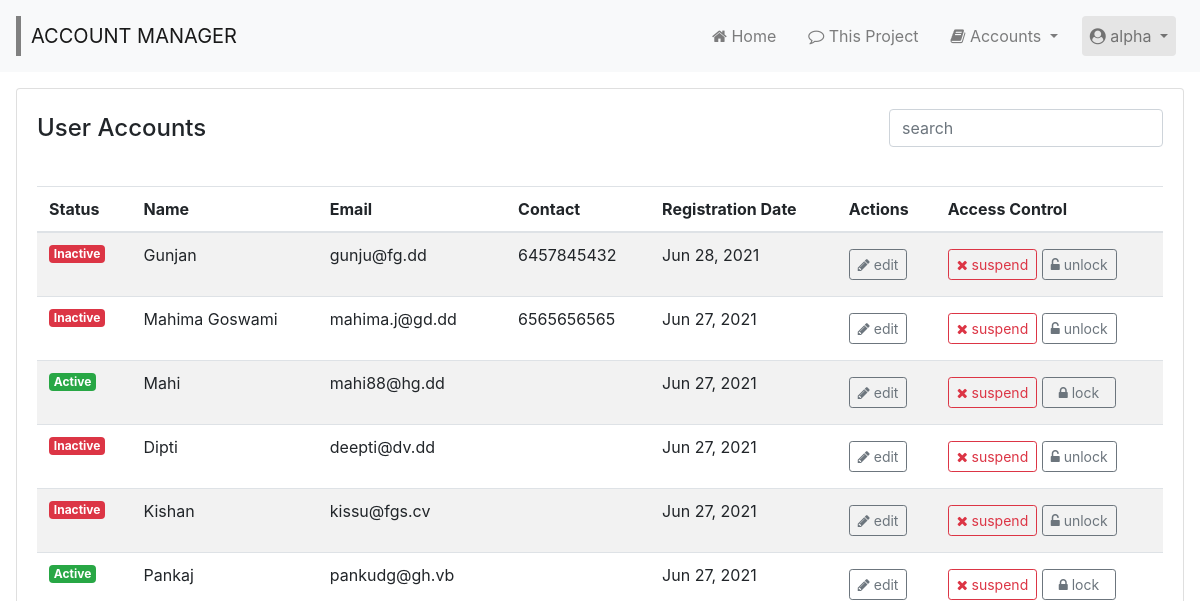
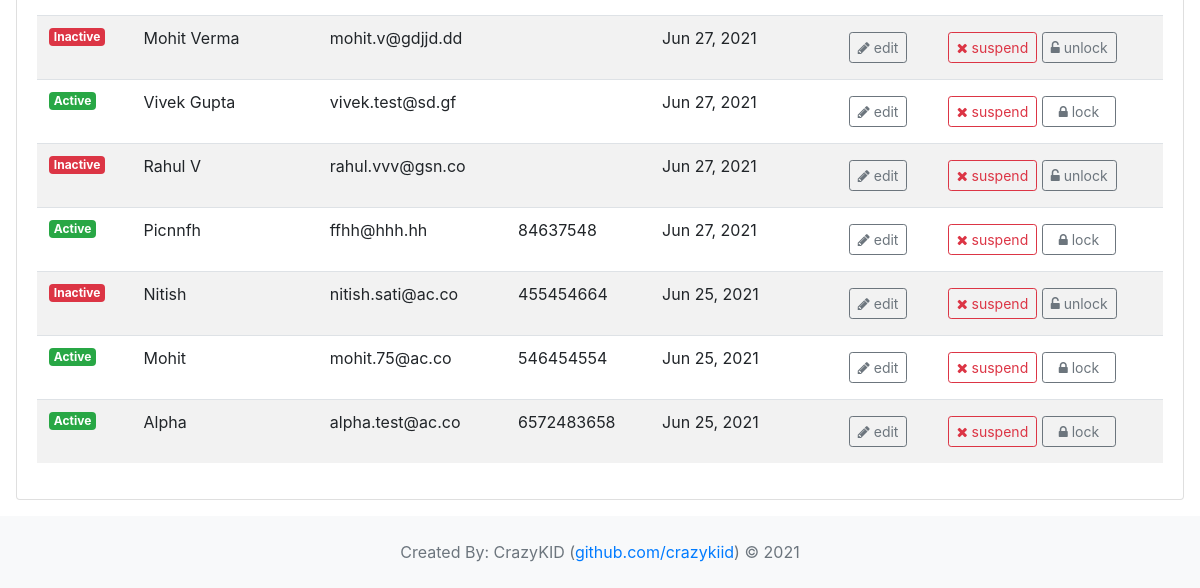
/accounts/all/ (signed in), run on an earlier commit of the app's database (2 pictures, top to bottom).
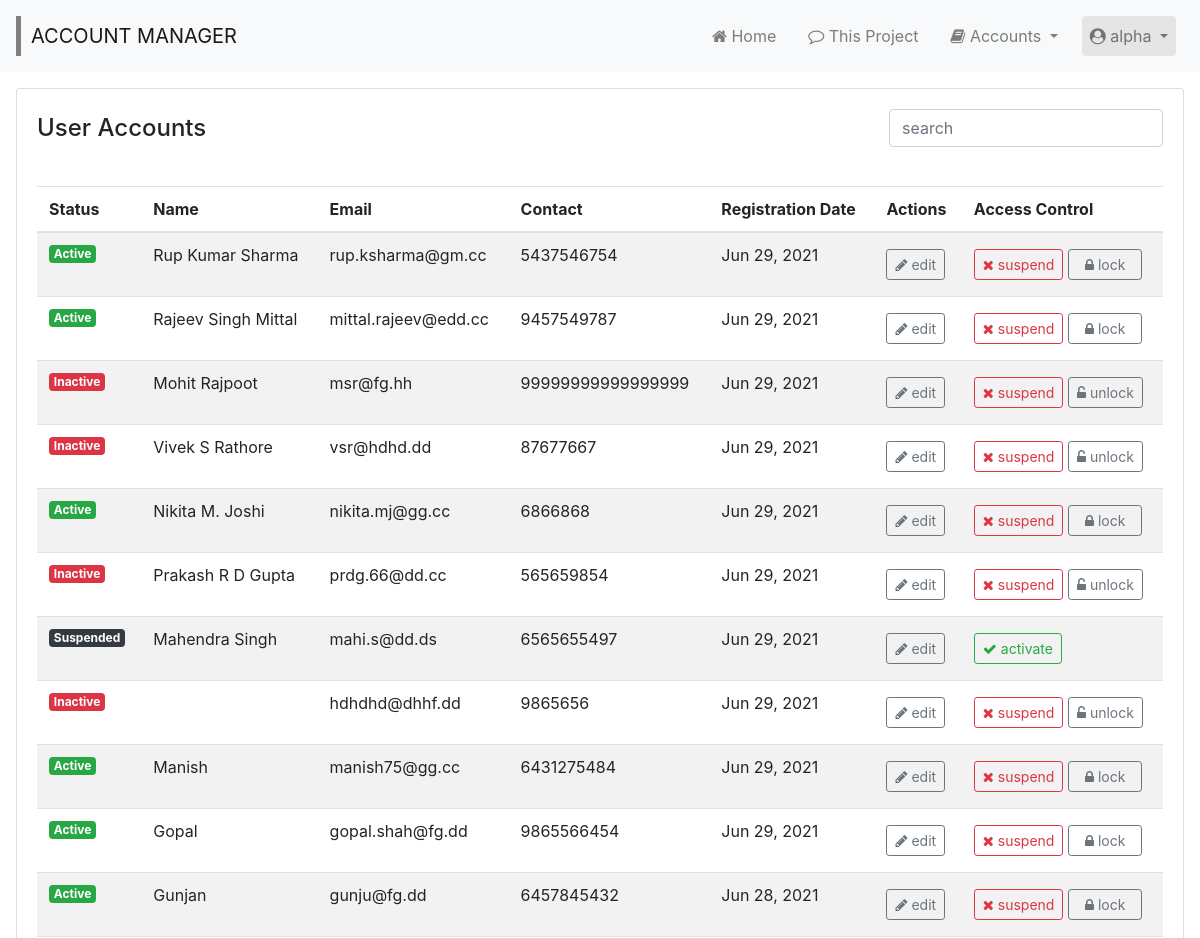
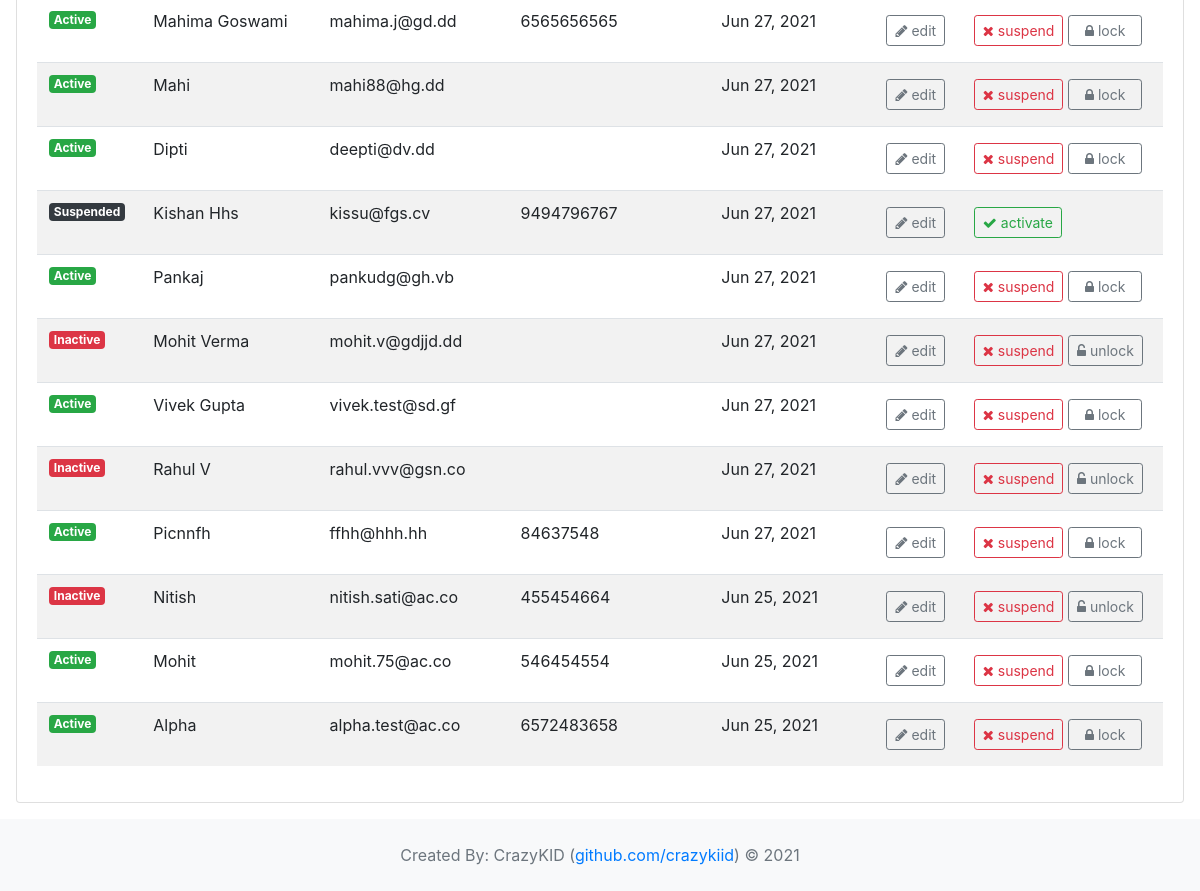
And on a later commit of the database (2 pictures, top to bottom).
### wsite/models.py (models this page shows, shortened)
class UserInfo(models.Model):
  user = models.OneToOneField(User, on_delete=models.CASCADE, primary_key=True)
  middle_name = models.CharField(max_length=64, blank=True)
  contact = models.CharField(max_length=16, blank=True)
  status = models.IntegerField(default=0)

### wsite/views.py (the view)
# urls.py: path('accounts/all/', views.usersAll, name = 'all_users'),
@login_required(login_url='/login/')
def usersAll(request):
  page_title = 'User Accounts'
  users_all = UserInfo.objects.filter(user__is_staff=0).order_by('-user__id')
  return render(request, 'accounts/all.html', { 'page_title' : page_title, 'users' : users_all })

### wsite/templates/accounts/all.html (shortened to what this page needs)
{% extends 'layout/layout.html' %}
{% load custom_tags %}
{% block page %}
{% include 'layout/header.html' %}
<div class="container-fluid p-3" style="min-height:400px">
	<section>
		<div class="card">
			<div class="card-body">
				<div class="d-flex flex-column flex-lg-row justify-content-between">
					<h4 style="padding:5px 0px 35px;">User Accounts</h4>
					<div class="form-group pull-right">
					    <input type="text" class="search form-control" placeholder="search">
					</div>
				</div>
				<div class="table-responsive">
				<table class="table table-striped">
					<thead>
					    <tr>
					      <th scope="col">Status</th>
					    	<th scope="col">Name</th>
					    	<th scope="col">Email</th>
					    	<th scope="col">Contact</th>
					    	<th scope="col">Registration Date</th>
					    	<th scope="col">Actions</th>
					    	<th scope="col">Access Control</th>
					    </tr>
					</thead>
					<tbody class="u-list">
						{% if users.count > 0 %}
						  {% for u in users %}
					    <tr>
					    	<td>
					    	  {% if u.status == 0 %}
					    	  <span class="badge badge-danger">Inactive</span
					    	  {% elif u.status == 1 %}
                  <span class="badge badge-success">Active</span>
                  {% elif u.status == 9 %}
                  <span class="badge badge-dark">Suspended</span>
                  {% else %}
                  <span class="badge badge-secondary">Unknown</span>
                  {% endif %}
					    	</td>
					    	<td>{{ u.user.first_name }} {{ u.middle_name }} {{ u.user.last_name }}</td>
					    	<td>{{ u.user.email }}</td>
					    	<td>{{ u.contact }}</td>
					    	<td>{{ u.user.date_joined|date:'M d, Y' }}</td>
					    	<td>
					    	  <a class="btn btn-outline-secondary btn-sm my-1" href="{% url 'update_user' u.user.id %}" role="button" data-toggle="tooltip" data-placement="bottom" title="Edit Account Details"><i class="fa fa-pencil" aria-hidden="true"></i> edit</a>
					    	</td>
					    	<td>
					    	  {% if u.status == 9 %}
								  <a class="btn btn-outline-success btn-sm my-1" href="{% url 'activate_user' u.user.id %}" role="button" data-toggle="tooltip" data-placement="bottom" title="Activate Account"><i class="fa fa-check" aria-hidden="true"></i> activate</a>
					    		{% elif u.status == 0 %}
					    		<a class="btn btn-outline-danger btn-sm my-1" href="{% url 'suspend_user' u.user.id %}" role="button" data-toggle="tooltip" data-placement="bottom" title="De-activate Account"><i class="fa fa-times" aria-hidden="true"></i> suspend</a>
					    		<a class="btn btn-outline-secondary btn-sm my-1" href="{% url 'unlock_user' u.user.id %}" role="button" data-toggle="tooltip" data-placement="bottom" title="Unlock Account"><i class="fa fa-unlock-alt" aria-hidden="true"></i> unlock</a>
					    		{% elif u.status == 1 %}
					     		<a class="btn btn-outline-danger btn-sm my-1" href="{% url 'suspend_user' u.user.id %}" role="button" data-toggle="tooltip" data-placement="bottom" title="De-activate Account"><i class="fa fa-times" aria-hidden="true"></i> suspend</a>
					     		<a class="btn btn-outline-secondary btn-sm my-1 px-3" href="{% url 'lock_user' u.user.id %}" role="button" data-toggle="tooltip" data-placement="bottom" title="Lock Account"><i class="fa fa-lock" aria-hidden="true"></i> lock</a>
					     		{% endif %}
					      </td>
					    </tr>
					    {% endfor %}
					  {% else %}
					    <tr>
					    	<td colspan="7" style="padding:1rem .75rem;">No User Found.</td>
					    </tr>
					  {% endif %}
				  </tbody>
				</table>
				</div>
			</div>
		</div>
	</section>
</div>
{% include 'layout/footer.html' %}
{% endblock page %}

What changed in the data, as far as the page shows it:
added UserInfo: status "Active", user.first_name "Rup", middle_name "Kumar", user.last_name "Sharma", user.email "rup.ksharma@gm.cc", contact "5437546754", user.date_joined "Jun 29, 2021"
added UserInfo: status "Active", user.first_name "Rajeev", middle_name "Singh", user.last_name "Mittal", user.email "mittal.rajeev@edd.cc", contact "9457549787", user.date_joined "Jun 29, 2021"
added UserInfo: status "Inactive", user.first_name "Mohit", user.last_name "Rajpoot", user.email "msr@fg.hh", contact "99999999999999999", user.date_joined "Jun 29, 2021"
added UserInfo: status "Inactive", user.first_name "Vivek", middle_name "S", user.last_name "Rathore", user.email "vsr@hdhd.dd", contact "87677667", user.date_joined "Jun 29, 2021"
added UserInfo: status "Active", user.first_name "Nikita", middle_name "M.", user.last_name "Joshi", user.email "nikita.mj@gg.cc", contact "6866868", user.date_joined "Jun 29, 2021"
added UserInfo: status "Inactive", user.first_name "Prakash", middle_name "R D", user.last_name "Gupta", user.email "prdg.66@dd.cc", contact "565659854", user.date_joined "Jun 29, 2021"
added UserInfo: status "Suspended", user.first_name "Mahendra", user.last_name "Singh", user.email "mahi.s@dd.ds", contact "6565655497", user.date_joined "Jun 29, 2021"
added UserInfo: status "Inactive", user.email "hdhdhd@dhhf.dd", contact "9865656", user.date_joined "Jun 29, 2021"
added UserInfo: status "Active", user.first_name "Manish", user.email "manish75@gg.cc", contact "6431275484", user.date_joined "Jun 29, 2021"
added UserInfo: status "Active", user.first_name "Gopal", user.email "gopal.shah@fg.dd", contact "9865566454", user.date_joined "Jun 29, 2021"
changed UserInfo "Gunjan": status "Inactive unlock" → "Active lock"
changed UserInfo "Mahima Goswami": status "Inactive unlock" → "Active lock"
changed UserInfo "Dipti": status "Inactive unlock" → "Active lock"
changed UserInfo "Kishan": user.last_name (not shown) → "Hhs"; contact (not shown) → "9494796767"; status "Inactive suspend unlock" → "Suspended activate"
